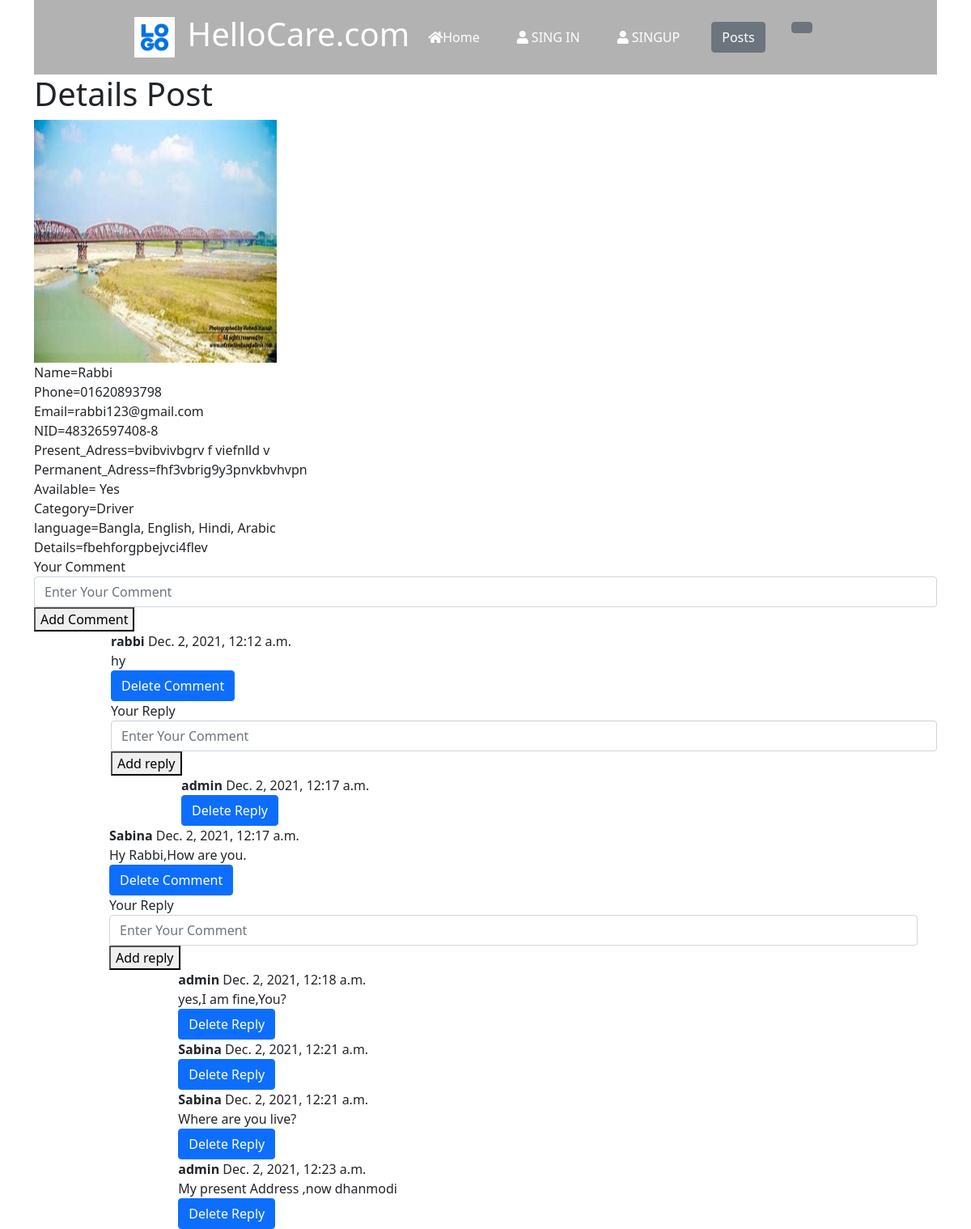
/calc/post/details/22, run on the app's committed database.
### templates/calc/models.py (models this page shows, shortened)
class Post(models.Model):
    CATEGORY=(
        ('Driver','Driver'),
        ('Nures','Nures'),
        ('Work_maid','Work_maid'),
    )
    LANGUAGE=(
        ('Bangla','Bangla'),
        ('English','English'),
        ('Hindi','Hindi'),
        ('Arabir','Arabic'),
    )
    user=models.OneToOneField(User,on_delete=models.CASCADE, blank=True, null=True)
    Name=models.CharField(max_length=100)
    Phone=models.CharField(max_length=17)
    Email=models.EmailField()
    NID=models.CharField(max_length=25,)
    Present_Adress=models.TextField()
    Permanent_Adress=models.TextField()
    Available=models.BooleanField()
    Category=models.CharField(max_length=100,choices= CATEGORY,default=1)
    language=MultiSelectField(max_length=100, max_choices=4,choices=LANGUAGE,default='Bangla')
    Details=models.TextField()
    image=models.ImageField(default='default.jpg',upload_to='media/images')
    DateTime=models.DateTimeField(auto_now_add=True)
    def __str__(self):
        return self.Name

class Comment(models.Model):
    user = models.ForeignKey(User, on_delete=models.CASCADE)
    post = models.ForeignKey(Post, on_delete=models.CASCADE)
    text = models.TextField()
    parent = models.ForeignKey('self',on_delete=models.CASCADE, null=True)
    created_at = models.DateTimeField(auto_now_add=True)

### templates/calc/views.py (the view)
# urls.py: path('post/details/<int:pk>', post_details, name='postdetails'),
def post_details(request, pk):
    queryset = get_object_or_404(Post, id=pk)
    comments = Comment.objects.filter(post=queryset, parent=None)
    replies = Comment.objects.filter(post=queryset).exclude(parent=None)
    Dictofreply={}
    for reply in replies:
        if reply.parent.id not in Dictofreply.keys():
            Dictofreply[reply.parent.id]=[reply]
        else:
            Dictofreply[reply.parent.id].append(reply)
    context = {"queryset": queryset, 'pk':pk, 'comments':comments,'Dictofreply':Dictofreply}
    return render(request, 'post_details.html', context)

### templates/calc/templatetags/tag.py (called while the page is built)
@register.filter(name="get_reply")
def get_reply(dict, key):
    return dict.get(key)

### templates/post_details.html (shortened to what this page needs)
{% extends 'base.html' %}
{% block body %}
{% load tag %}
<div class="container">
<h1>Details Post</h1>
<div class="col-md-6">
<img src="{{queryset.image.url}}" alt=""style="width:300px; height:300px;">
</div>
Name={{ queryset}}<br>
Phone={{queryset.Phone}}<br>
Email={{queryset.Email}}<br>
NID={{queryset.NID}}<br>
Present_Adress={{queryset.Present_Adress}}<br>
Permanent_Adress={{queryset.Permanent_Adress}}<br>
Available={% if queryset.Available%} Yes {% else%}No {% endif%}<br>
Category={{queryset.Category}}<br>
language={{queryset.language}}<br>
Details={{queryset.Details}}<br>
    <div>
        <form action="{% url 'addcomment' %}" method="post">
        <div class="form-group">
            <lebel> Your Comment</lebel>
            <input type="text" name="comment" placeholder="Enter Your Comment" class="form-control">
        </div>
        <button type="submit">Add Comment</button>
        </form>
   </div>
   <div>
        {% for comment in comments %}
            <div class="row">
                <div class="col-md-1">
                </div>
                <div class="col-md-11">
                    <b>{{comment.user.username}}</b> <span class="bedge bedge-secondary">{{comment.created_at}}
                    </span>
                    <div>{{comment.text}}</div>
                    <div>
<button type="button" class="btn btn-primary" data-bs-toggle="modal" data-bs-target="#exampleModal">
  Delete Comment
</button>
                    </div>
                    <div class="row">
        <form action="{% url 'addcomment' %}" method="post">
        <div class="form-group">
            <lebel> Your Reply</lebel>
            <input type="text" name="comment" placeholder="Enter Your Comment" class="form-control">
        </div>
        <button type="submit">Add reply</button>
        </form>
</div>
            {% for reply in Dictofreply|get_reply:comment.id %}
            <div class="row">
                <div class="col-md-1">
                </div>
                <div class="col-md-11">
                    <b>{{reply.user.username}}</b> <span class="bedge bedge-secondary">{{reply.created_at}}
                    </span>
                    <div>{{reply.text}}</div>
                          <div>
<button type="button" class="btn btn-primary" data-bs-toggle="modal" data-bs-target="#exampleModal{{reply.pk}}">
  Delete Reply
</button>
                    </div>
                    </div>
                </div>
{% endfor %}
            </div>
        {% endfor%}
   </div>
</div>
{% endblock  %}

### templates/base.html (style rules this page uses)
html { scroll-behavior: smooth; }

### data on the page
Post: image (picture), Name "Rabbi", Phone "01620893798", Email "rabbi123@gmail.com", NID "48326597408-8", Present_Adress "bvibvivbgrv f viefnlld v", Permanent_Adress "fhf3vbrig9y3pnvkbvhvpn", Category "Driver", language "Bangla, English, Hindi, Arabic", Details "fbehforgpbejvci4flev"
Comment: user.username "rabbi", created_at "Dec. 2, 2021, 12:12 a.m.", text "hy"
Comment: user.username "admin", created_at "Dec. 2, 2021, 12:17 a.m."
Comment: user.username "Sabina", created_at "Dec. 2, 2021, 12:17 a.m.", text "Hy Rabbi,How are you."
Comment: user.username "admin", created_at "Dec. 2, 2021, 12:18 a.m.", text "yes,I am fine,You?"
Comment: user.username "Sabina", created_at "Dec. 2, 2021, 12:21 a.m."
Comment: user.username "Sabina", created_at "Dec. 2, 2021, 12:21 a.m.", text "Where are you live?"
Comment: user.username "admin", created_at "Dec. 2, 2021, 12:23 a.m.", text "My present Address ,now dhanmodi"
